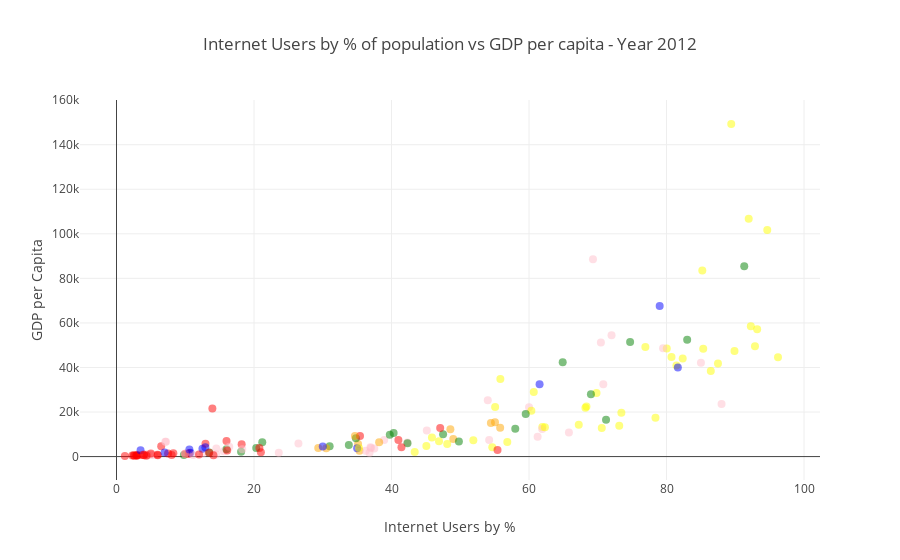

The notebook cell this image was saved under:
### Code cell
choose_year('2012')

### Figure 1 — Plotly figure (JSON) as saved in the notebook; plotly's stock layout.template omitted (floating-point values rounded to 4 significant figures; data arrays with more than 128 entries replaced by an {"elided": "..."} marker saying what was removed)
{"data": [{"marker": {"color": {"elided": "177 str values"}, "opacity": 0.5, "size": 8}, "mode": "markers", "text": {"elided": "177 str values"}, "type": "scatter", "x": {"elided": "177 float values"}, "y": {"elided": "177 float values"}}], "layout": {"title": "Internet Users by % of population vs GDP per capita - Year 2012", "xaxis": {"title": "Internet Users by %"}, "yaxis": {"title": "GDP per Capita"}}}
